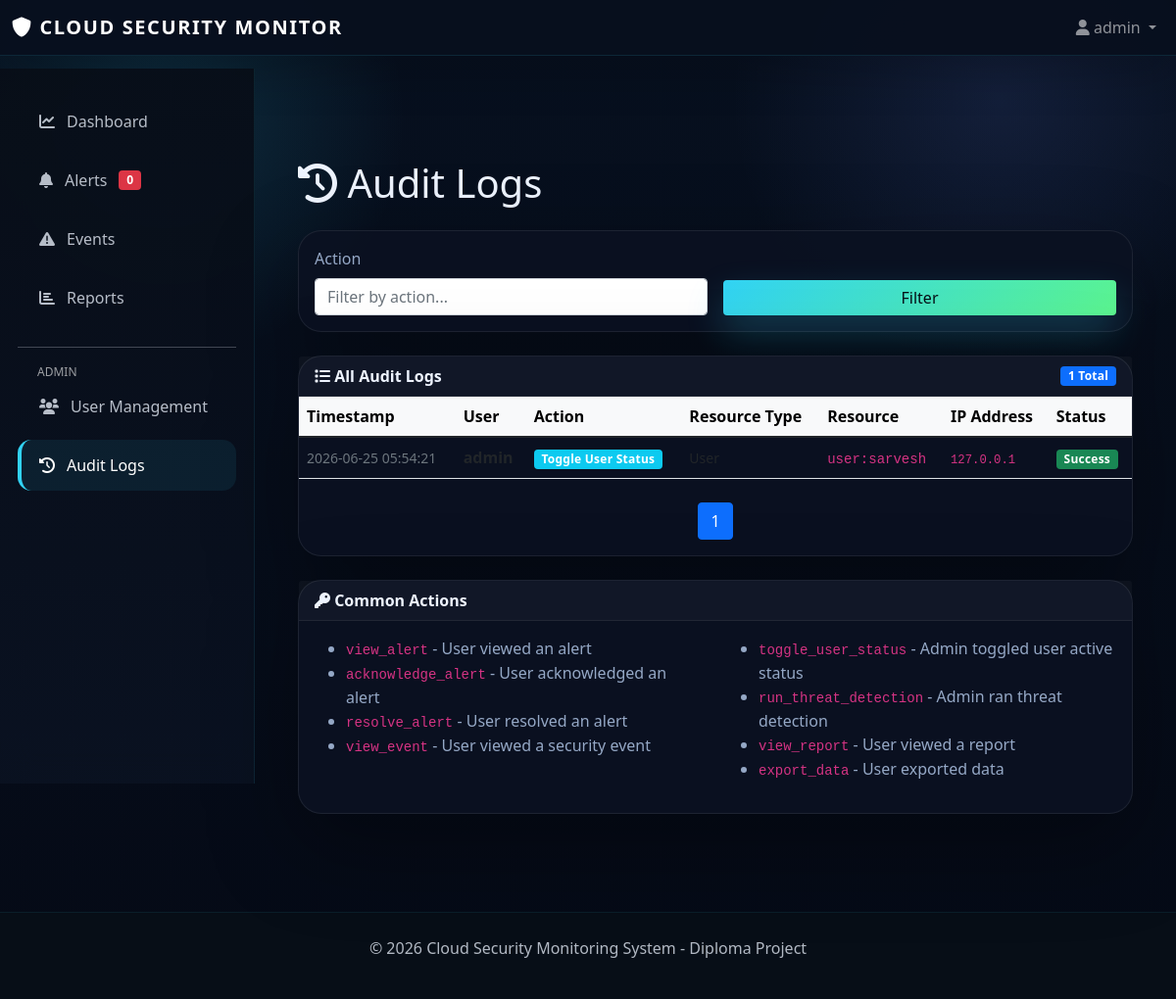
Screenshot of /admin/logs (signed in) with the database file from the repository.
### models.py (models this page shows, shortened)
class User(UserMixin, db.Model):
    __tablename__ = 'users'
    id = db.Column(db.Integer, primary_key=True)
    username = db.Column(db.String(120), unique=True, nullable=False, index=True)
    email = db.Column(db.String(120), unique=True, nullable=False)
    password_hash = db.Column(db.String(255), nullable=False)
    role = db.Column(db.Enum(UserRole), default=UserRole.VIEWER, nullable=False)
    is_active = db.Column(db.Boolean, default=True)
    created_at = db.Column(db.DateTime, default=datetime.utcnow)
    last_login = db.Column(db.DateTime)
    failed_login_attempts = db.Column(db.Integer, default=0)
    login_logs = db.relationship('LoginLog', backref='user', lazy=True, cascade='all, delete-orphan')
    activity_logs = db.relationship('ActivityLog', backref='user', lazy=True, cascade='all, delete-orphan')

class ActivityLog(db.Model):
    __tablename__ = 'activity_logs'
    id = db.Column(db.Integer, primary_key=True)
    user_id = db.Column(db.Integer, db.ForeignKey('users.id'), nullable=False, index=True)
    action = db.Column(db.String(255), nullable=False)
    resource = db.Column(db.String(255))
    resource_type = db.Column(db.String(100))  # user, config, data, service
    details = db.Column(db.Text)
    ip_address = db.Column(db.String(45))
    timestamp = db.Column(db.DateTime, default=datetime.utcnow, index=True)
    status = db.Column(db.String(50), default='success')  # success, failure, pending

### app.py (the view)
    @app.route('/admin/logs')
    @login_required
    @admin_required
    def audit_logs():
        page = request.args.get('page', 1, type=int)
        logs = ActivityLog.query.order_by(
            ActivityLog.timestamp.desc()
        ).paginate(page=page, per_page=50)
        return render_template('admin/logs.html', logs=logs)

### auth.py (called while the page is built)
def admin_required(f):
    @wraps(f)
    def decorated_function(*args, **kwargs):
        if not current_user.is_authenticated or current_user.role != UserRole.ADMIN:
            flash('Admin access required', 'danger')
            return redirect(url_for('index'))
        return f(*args, **kwargs)
    return decorated_function

### templates/admin/logs.html (shortened to what this page needs)
{% extends "base.html" %}
{% block content %}
<div class="container-fluid">
    <h1 class="mb-4">
        <i class="fas fa-history"></i> Audit Logs
    </h1>
    <div class="card mb-4">
        <div class="card-body">
            <form method="GET" class="row g-3">
                <div class="col-md-6">
                    <label for="action" class="form-label">Action</label>
                    <input type="text" class="form-control" id="action" name="action" placeholder="Filter by action...">
                </div>
                <div class="col-md-6 d-flex align-items-end">
                    <button type="submit" class="btn btn-primary w-100">Filter</button>
                </div>
            </form>
        </div>
    </div>
    <div class="card">
        <div class="card-header">
            <div style="display: flex; justify-content: space-between; align-items: center;">
                <span><i class="fas fa-list"></i> All Audit Logs</span>
                <span class="badge bg-primary">{{ logs.total }} Total</span>
            </div>
        </div>
        <div class="table-responsive">
            {% if logs.items %}
            <table class="table table-hover mb-0">
                <thead class="table-light">
                    <tr>
                        <th>Timestamp</th>
                        <th>User</th>
                        <th>Action</th>
                        <th>Resource Type</th>
                        <th>Resource</th>
                        <th>IP Address</th>
                        <th>Status</th>
                    </tr>
                </thead>
                <tbody>
                    {% for log in logs.items %}
                    <tr>
                        <td>
                            <small class="text-muted">{{ log.timestamp.strftime('%Y-%m-%d %H:%M:%S') }}</small>
                        </td>
                        <td>
                            <strong>{{ log.user.username }}</strong>
                        </td>
                        <td>
                            <span class="badge bg-info">{{ log.action.replace('_', ' ').title() }}</span>
                        </td>
                        <td>
                            {% if log.resource_type %}
                                <small>{{ log.resource_type.title() }}</small>
                            {% else %}
                                <span class="text-muted">-</span>
                            {% endif %}
                        </td>
                        <td>
                            {% if log.resource %}
                                <code>{{ log.resource[:50] }}</code>
                            {% else %}
                                <span class="text-muted">-</span>
                            {% endif %}
                        </td>
                        <td>
                            {% if log.ip_address %}
                                <small><code>{{ log.ip_address }}</code></small>
                            {% else %}
                                <span class="text-muted">-</span>
                            {% endif %}
                        </td>
                        <td>
                            {% if log.status == 'success' %}
                                <span class="badge bg-success">Success</span>
                            {% else %}
                                <span class="badge bg-danger">Failed</span>
                            {% endif %}
                        </td>
                    </tr>
                    {% endfor %}
                </tbody>
            </table>
            <nav class="mt-4" aria-label="Page navigation">
                <ul class="pagination justify-content-center">
                    {% for page_num in logs.iter_pages() %}
                        {% if page_num %}
                            {% if page_num == logs.page %}
                            <li class="page-item active"><span class="page-link">{{ page_num }}</span></li>
                            {% else %}
                            <li class="page-item">
                                <a class="page-link" href="?page={{ page_num }}">{{ page_num }}</a>
                            </li>
                            {% endif %}
                        {% endif %}
                    {% endfor %}
                </ul>
            </nav>
            {% else %}
            <div class="text-center p-5">
                <i class="fas fa-file-invoice" style="font-size: 48px; color: #bdc3c7;"></i>
                <p class="mt-3 text-muted">No audit logs found</p>
            </div>
            {% endif %}
        </div>
    </div>
    <div class="row mt-4">
        <div class="col-12">
            <div class="card">
                <div class="card-header">
                    <i class="fas fa-key"></i> Common Actions
                </div>
                <div class="card-body">
                    <div class="row">
                        <div class="col-md-6">
                            <ul>
                                <li><code>view_alert</code> - User viewed an alert</li>
                                <li><code>acknowledge_alert</code> - User acknowledged an alert</li>
                                <li><code>resolve_alert</code> - User resolved an alert</li>
                                <li><code>view_event</code> - User viewed a security event</li>
                            </ul>
                        </div>
                        <div class="col-md-6">
                            <ul>
                                <li><code>toggle_user_status</code> - Admin toggled user active status</li>
                                <li><code>run_threat_detection</code> - Admin ran threat detection</li>
                                <li><code>view_report</code> - User viewed a report</li>
                                <li><code>export_data</code> - User exported data</li>
                            </ul>
                        </div>
                    </div>
                </div>
            </div>
        </div>
    </div>
</div>
{% endblock %}

### templates/base.html (shortened to what this page needs)
<!DOCTYPE html>
<html lang="en">
<head>
    <link href="https://cdn.jsdelivr.net/npm/bootstrap@5.1.3/dist/css/bootstrap.min.css" rel="stylesheet">
    <link rel="stylesheet" href="https://cdnjs.cloudflare.com/ajax/libs/font-awesome/6.0.0/css/all.min.css">
</head>
<body>
    <nav class="navbar navbar-expand-lg navbar-dark">
        <div class="container-fluid">
            <a class="navbar-brand" href="/">
                <i class="fas fa-shield-alt"></i> Cloud Security Monitor
            </a>
            <div class="collapse navbar-collapse" id="navbarNav">
                <ul class="navbar-nav ms-auto">
                    {% if current_user.is_authenticated %}
                    <li class="nav-item dropdown">
                        <a class="nav-link dropdown-toggle" href="#" id="userDropdown" role="button" data-bs-toggle="dropdown">
                            <i class="fas fa-user"></i> {{ current_user.username }}
                        </a>
                    </li>
                    {% else %}
                    <li class="nav-item">
                        <a class="nav-link" href="/auth/login">Login</a>
                    </li>
                    {% endif %}
                </ul>
            </div>
        </div>
    </nav>
    {% if current_user.is_authenticated %}
    <div class="sidebar">
        <div class="nav flex-column">
            <a href="/dashboard" class="nav-link {% if request.endpoint == 'dashboard' %}active{% endif %}">
                <i class="fas fa-chart-line"></i> Dashboard
            </a>
            {% if current_user.role.value in ['analyst', 'admin'] %}
            <a href="/alerts" class="nav-link {% if request.endpoint == 'alerts_list' %}active{% endif %}">
                <i class="fas fa-bell"></i> Alerts
                <span class="badge bg-danger float-end">
                    <span id="alert-count">0</span>
                </span>
            </a>
            <a href="/events" class="nav-link {% if request.endpoint == 'events_list' %}active{% endif %}">
                <i class="fas fa-exclamation-triangle"></i> Events
            </a>
            <a href="/reports" class="nav-link {% if request.endpoint == 'reports' %}active{% endif %}">
                <i class="fas fa-chart-bar"></i> Reports
            </a>
            {% endif %}
            {% if current_user.role.value == 'admin' %}
            <hr style="border-color: rgba(255,255,255,0.1)">
            <span style="padding-left: 20px; font-size: 12px; color: rgba(255,255,255,0.6);">ADMIN</span>
            <a href="/admin/users" class="nav-link {% if request.endpoint == 'manage_users' %}active{% endif %}">
                <i class="fas fa-users"></i> User Management
            </a>
            <a href="/admin/logs" class="nav-link {% if request.endpoint == 'audit_logs' %}active{% endif %}">
                <i class="fas fa-history"></i> Audit Logs
            </a>
            {% endif %}
        </div>
    </div>
    {% endif %}
    <div class="main-content">
        {% block content %}{% endblock %}
    </div>
    <footer class="app-footer">
        <p>&copy; 2026 Cloud Security Monitoring System - Diploma Project</p>
    </footer>
</body>
</html>

### templates/base.html (style rules this page uses)
:root { --bg: #07101f; --surface: rgba(9, 18, 34, 0.94); --surface-soft: rgba(14, 24, 45, 0.92); --surface-muted: rgba(19, 31, 55, 0.82); --text: #eef4ff; --muted: #95a8c6; --accent: #31d2f4; --accent-strong: #6c8cff; --success: #5bf48e; --warning: #e5d96f; --danger: #ff5f86; --border: rgba(255, 255, 255, 0.08); --shadow: 0 32px 90px rgba(0, 0, 0, 0.34); }
* { box-sizing: border-box; }
body { margin: 0; min-height: 100vh; font-family: 'Segoe UI', Tahoma, Geneva, Verdana, sans-serif; color: var(--text); background: radial-gradient(circle at 14% 12%, rgba(49, 210, 244, 0.15), transparent 18%), radial-gradient(circle at 85% 10%, rgba(108, 140, 255, 0.12), transparent 20%), linear-gradient(180deg, #07101f 0%, #050a16 100%); }
a { color: inherit; text-decoration: none; }
.navbar { background: rgba(8, 15, 30, 0.96); border-bottom: 1px solid rgba(49, 210, 244, 0.12); box-shadow: 0 18px 45px rgba(0, 0, 0, 0.18); }
.navbar-brand { font-weight: 700; letter-spacing: 0.08em; text-transform: uppercase; }
.navbar-nav .nav-link { color: rgba(238, 244, 255, 0.82); transition: color 0.24s ease, transform 0.24s ease; }
.sidebar { background: linear-gradient(180deg, rgba(8, 14, 24, 0.96), rgba(10, 18, 33, 0.96)); color: var(--text); min-height: calc(100vh - 70px); padding: 28px 18px; position: fixed; width: 260px; left: 0; top: 70px; border-right: 1px solid rgba(49, 210, 244, 0.1); backdrop-filter: blur(16px); }
.sidebar .nav-link { color: rgba(238, 244, 255, 0.76); padding: 14px 18px; border-left: 4px solid transparent; border-radius: 14px; margin-bottom: 8px; transition: all 0.25s ease; display: flex; align-items: center; gap: 12px; }
.sidebar .nav-link:hover, .sidebar .nav-link.active { background: rgba(49, 210, 244, 0.08); color: #fff; border-left-color: var(--accent); }
.main-content { margin-left: 260px; margin-top: 70px; padding: 36px 32px; }
.card { border: 1px solid var(--border); background: rgba(11, 18, 33, 0.94); box-shadow: var(--shadow); border-radius: 24px; margin-bottom: 24px; }
.card-header { background: rgba(255, 255, 255, 0.03); border-bottom: 1px solid rgba(255, 255, 255, 0.07); font-weight: 700; color: var(--text); }
.card-body { color: var(--muted); }
.btn-primary { background: linear-gradient(135deg, var(--accent), var(--success)); border: none; color: #061017; box-shadow: 0 18px 38px rgba(49, 210, 244, 0.24); }
.badge { font-weight: 700; letter-spacing: 0.02em; }
.app-footer { background: rgba(8, 14, 24, 0.94); border-top: 1px solid rgba(49, 210, 244, 0.08); color: rgba(238, 244, 255, 0.74); padding: 24px 32px; text-align: center; margin-top: 40px; }

### rows the page displays
User: username "admin"
ActivityLog: timestamp "2026-06-25 05:54:21", user.username "admin", action.replace "Toggle User Status", resource_type "User", resource "user:sarvesh", ip_address "127.0.0.1", status "Success"

### other values shown
{{ logs.total }} "1"
{{ page_num }} "1"
